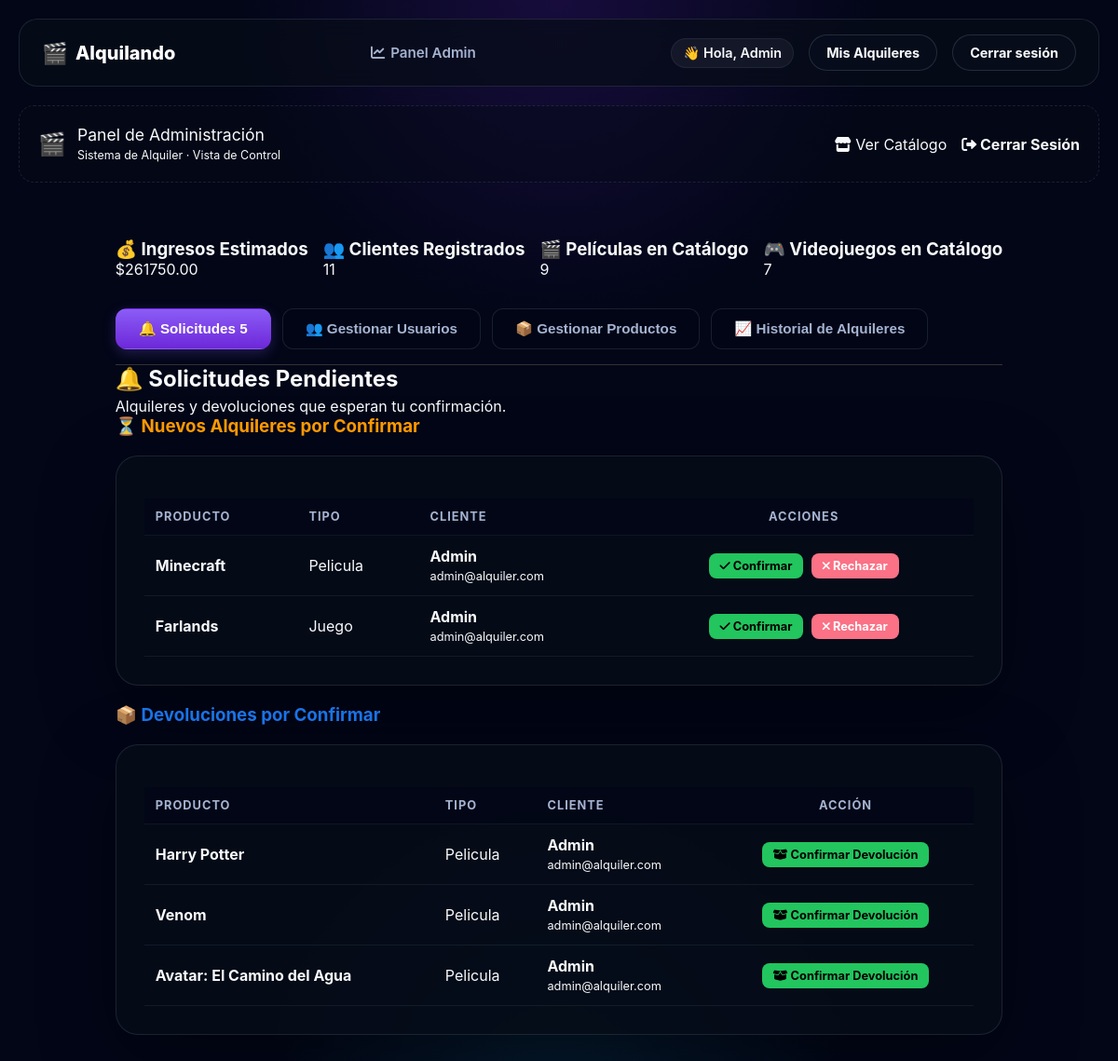
/admin/dashboard (signed in), run on the app's committed database.
### app.py (models this page shows, shortened)
class Alquiler(db.Model):
    __tablename__ = 'alquileres_activos'
    id = db.Column(db.Integer, primary_key=True)
    usuario_id = db.Column(db.Integer, db.ForeignKey('usuarios.id'), nullable=False)
    producto_id = db.Column(db.Integer, db.ForeignKey('productos_alquiler.id'), nullable=False)
    estado = db.Column(db.String(30), default='pendiente')  # pendiente, activo, dev_pendiente
    fecha_alquiler = db.Column(db.DateTime, nullable=True)
    fecha_vencimiento = db.Column(db.DateTime, nullable=True)
    def esta_vencido(self):
        if self.fecha_vencimiento and datetime.now() > self.fecha_vencimiento:
            return True
        return False

class ProductoAlquiler(db.Model):
    __tablename__ = 'productos_alquiler'
    id = db.Column(db.Integer, primary_key=True)
    titulo = db.Column(db.String(100), nullable=False)
    genero = db.Column(db.String(50), nullable=True)
    alquilado = db.Column(db.Boolean, default=False)
    precio_alquiler = db.Column(db.Float, nullable=False)
    stock = db.Column(db.Integer, default=1)
    imagen = db.Column(db.String(100), default='default.jpg')
    contador_alquileres = db.Column(db.Integer, default=0)
    tipo_producto = db.Column(db.String(50))
    alquileres_activos = db.relationship('Alquiler', backref='producto', lazy=True, cascade='all, delete-orphan')
    __mapper_args__ = {
        'polymorphic_on': tipo_producto,
        'polymorphic_identity': 'producto_generico'
    }

class Pelicula(ProductoAlquiler):
    formato = db.Column(db.String(50), nullable=True)
    __mapper_args__ = {'polymorphic_identity': 'pelicula'}

class Usuario(db.Model):
    __tablename__ = 'usuarios'
    id = db.Column(db.Integer, primary_key=True)
    nombre = db.Column(db.String(100), nullable=False)
    email = db.Column(db.String(100), unique=True, nullable=False)
    password = db.Column(db.String(100), nullable=False)
    rol = db.Column(db.String(20), default='cliente')
    bloqueado = db.Column(db.Boolean, default=False)
    activo = db.Column(db.Boolean, default=False)
    mis_alquileres = db.relationship('Alquiler', backref='usuario', lazy=True, cascade='all, delete-orphan')
    reservas_solicitadas = db.relationship('ProductoAlquiler', secondary=lista_espera, backref=db.backref('en_espera', lazy=True))
    def es_admin(self):
        return self.rol == 'admin'
    @classmethod
    def buscar_por_id(cls, usuario_id):
        return cls.query.get(usuario_id)

### app.py (the view, shortened to what this page needs)
@app.route('/admin/dashboard', methods=['GET', 'POST'])
@requiere_nivel(5)
def dashboard():
    usuario_actual = Usuario.buscar_por_id(session.get('usuario_id'))
    usuarios_registrados = Usuario.query.filter(Usuario.rol == 'cliente').all()
    todos_los_productos = ProductoAlquiler.query.all()
    return render_template(
        'dashboard.html',
        u_total=Usuario.query.count(),
        p_total=Pelicula.query.count(),
        j_total=Juego.query.count(),
        ingresos=GestorInventario.calcular_ingresos_estimados(),
        usuarios=usuarios_registrados,
        productos=todos_los_productos,
        alquileres=GestorInventario.alquileres_activos(),
        solicitudes=GestorInventario.solicitudes_pendientes(),
        devoluciones=GestorInventario.devoluciones_pendientes(),
        es_admin=usuario_actual.es_admin()
    )

### app.py (called while the page is built)
def requiere_nivel(nivel_minimo):
    def decorator(f):
        @wraps(f)
        def decorated_function(*args, **kwargs):
            rol_usuario = session.get('usuario_rol', 'cliente')
            nivel_usuario = NIVELES_ACCESO.get(rol_usuario, 1)
            if nivel_usuario < nivel_minimo:
                flash("No tenés permisos suficientes para entrar acá.", "danger")
                return redirect(url_for('inicio'))
            return f(*args, **kwargs)
        return decorated_function
    return decorator

    @staticmethod
    def calcular_ingresos_estimados():
        todos_los_productos = ProductoAlquiler.query.all()
        return sum(p.precio_alquiler * p.contador_alquileres for p in todos_los_productos)

    @staticmethod
    def solicitudes_pendientes():
        return Alquiler.query.filter_by(estado='pendiente').all()

    @staticmethod
    def devoluciones_pendientes():
        return Alquiler.query.filter_by(estado='dev_pendiente').all()

    @staticmethod
    def alquileres_activos():
        return Alquiler.query.filter_by(estado='activo').all()

### templates/dashboard.html (shortened to what this page needs)
{% extends 'base.html' %}
{% block content %}
<div class="panel-header">
    <div style="display: flex; align-items: center; gap: 12px;">
        <span style="font-size: 1.5rem;">🎬</span>
        <div>
            <span style="font-size: 1.1rem;">Panel de Administración</span><br>
            <span class="texto-gris" style="font-size: 0.78rem;">Sistema de Alquiler · Vista de Control</span>
        </div>
    </div>
    <nav style="display: flex; gap: 16px; align-items: center;">
        <a href="{{ url_for('inicio') }}" class="texto-claro">
            <i class="fas fa-store"></i> Ver Catálogo
        </a>
        <a href="{{ url_for('logout') }}" class="nav-peligro" style="font-weight: bold;">
            <i class="fas fa-sign-out-alt"></i> Cerrar Sesión
        </a>
    </nav>
</div>
<main style="max-width: 1300px; margin: 30px auto; padding: 0 24px;">
    <div style="display: flex; gap: 16px; margin-bottom: 32px; flex-wrap: wrap;">
        <div class="stat-card verde">
            <h3>💰 Ingresos Estimados</h3>
            <p class="texto-verde">${{ "%.2f"|format(ingresos) }}</p>
        </div>
        <div class="stat-card azul">
            <h3>👥 Clientes Registrados</h3>
            <p>{{ u_total - 1 }}</p>
        </div>
        <div class="stat-card naranja">
            <h3>🎬 Películas en Catálogo</h3>
            <p>{{ p_total }}</p>
        </div>
        <div class="stat-card rojo">
            <h3>🎮 Videojuegos en Catálogo</h3>
            <p>{{ j_total }}</p>
        </div>
    </div>
    <div style="display: flex; gap: 12px; border-bottom: 1px solid #333; padding-bottom: 16px; flex-wrap: wrap;">
        <button class="tab-btn active" onclick="cambiarPestana('solicitudes', this)">
            🔔 Solicitudes
            {% set total_pendientes = solicitudes|length + devoluciones|length %}
            {% if total_pendientes > 0 %}
                <span class="badge-tab">{{ total_pendientes }}</span>
            {% endif %}
        </button>
        {% if es_admin %}
        <button class="tab-btn" onclick="cambiarPestana('usuarios', this)">👥 Gestionar Usuarios</button>
        {% endif %}
        <button class="tab-btn" onclick="cambiarPestana('productos', this)">📦 Gestionar Productos</button>
        {% if es_admin %}
        <button class="tab-btn" onclick="cambiarPestana('ganancias', this)">📈 Historial de Alquileres</button>
        {% endif %}
    </div>
    <div id="solicitudes" class="tab-content active">
        <h2 class="subtitulo-seccion" style="margin-bottom: 5px;">🔔 Solicitudes Pendientes</h2>
        <p class="texto-apoyo">Alquileres y devoluciones que esperan tu confirmación.</p>
        <h3 class="subtitulo-seccion" style="color: #ff9900;">⏳ Nuevos Alquileres por Confirmar</h3>
        <div class="caja-datos">
            {% if solicitudes %}
                <table class="tabla-panel">
                    <thead>
                        <tr>
                            <th>Producto</th>
                            <th>Tipo</th>
                            <th>Cliente</th>
                            <th style="text-align: center;">Acciones</th>
                        </tr>
                    </thead>
                    <tbody>
                        {% for s in solicitudes %}
                        <tr>
                            <td style="font-weight: bold;">{{ s.producto.titulo }}</td>
                            <td class="texto-claro" style="text-transform: capitalize;">{{ s.producto.tipo_producto }}</td>
                            <td>
                                <span style="font-weight: bold;">{{ s.usuario.nombre }}</span><br>
                                <span class="texto-gris" style="font-size: 0.8rem;">{{ s.usuario.email }}</span>
                            </td>
                            <td style="text-align: center; white-space: nowrap;">
                                <a href="{{ url_for('confirmar_alquiler', alquiler_id=s.id) }}" class="btn-accion ok">
                                    <i class="fas fa-check"></i> Confirmar
                                </a>
                                <a href="{{ url_for('rechazar_alquiler', alquiler_id=s.id) }}"
                                   onclick="return confirm('¿Rechazar la solicitud de {{ s.usuario.nombre }}?');"
                                   class="btn-accion peligro">
                                    <i class="fas fa-times"></i> Rechazar
                                </a>
                            </td>
                        </tr>
                        {% endfor %}
                    </tbody>
                </table>
            {% else %}
                <p class="texto-vacio">No hay alquileres pendientes de confirmación.</p>
            {% endif %}
        </div>
        <h3 class="subtitulo-seccion" style="color: #1a73e8;">📦 Devoluciones por Confirmar</h3>
        <div class="caja-datos">
            {% if devoluciones %}
                <table class="tabla-panel">
                    <thead>
                        <tr>
                            <th>Producto</th>
                            <th>Tipo</th>
                            <th>Cliente</th>
                            <th style="text-align: center;">Acción</th>
                        </tr>
                    </thead>
                    <tbody>
                        {% for d in devoluciones %}
                        <tr>
                            <td style="font-weight: bold;">{{ d.producto.titulo }}</td>
                            <td class="texto-claro" style="text-transform: capitalize;">{{ d.producto.tipo_producto }}</td>
                            <td>
                                <span style="font-weight: bold;">{{ d.usuario.nombre }}</span><br>
                                <span class="texto-gris" style="font-size: 0.8rem;">{{ d.usuario.email }}</span>
                            </td>
                            <td style="text-align: center;">
                                <a href="{{ url_for('confirmar_devolucion', alquiler_id=d.id) }}" class="btn-accion ok">
                                    <i class="fas fa-box-open"></i> Confirmar Devolución
                                </a>
                            </td>
                        </tr>
                        {% endfor %}
                    </tbody>
                </table>
            {% else %}
                <p class="texto-vacio">No hay devoluciones pendientes de confirmación.</p>
            {% endif %}
        </div>
    </div>
</main>
{% endblock %}

### static/estilos.css (style rules this page uses)
* { box-sizing: border-box; }
:root { --bg-main: #020617; --bg-soft: rgba(8, 15, 29, 0.78); --panel: rgba(7, 12, 24, 0.7); --panel-strong: rgba(7, 12, 24, 0.9); --border: rgba(148, 163, 184, 0.16); --border-soft: rgba(148, 163, 184, 0.1); --text-main: #f8fafc; --text-muted: #a5b4d1; --accent: #8b5cf6; --accent-strong: #6d28d9; --accent-soft: rgba(139, 92, 246, 0.22); --success: #22c55e; --warning: #fbbf24; --danger: #fb7185; --shadow: 0 24px 80px rgba(0, 0, 0, 0.38); }
body { margin: 0; min-height: 100vh; font-family: Inter, system-ui, -apple-system, BlinkMacSystemFont, "Segoe UI", sans-serif; color: var(--text-main); background: radial-gradient(circle at top, rgba(91, 33, 182, 0.24), transparent 26%), radial-gradient(circle at bottom, rgba(14, 116, 144, 0.18), transparent 24%), var(--bg-main); }
body, h1, h2, h3, p { margin: 0; }
a { color: var(--text-main); text-decoration: none; transition: opacity 0.2s; }
.tabla-panel { width: 100%; border-collapse: collapse; margin-top: 15px; color: var(--text-main); }
.tabla-panel th, .tabla-panel td { padding: 12px; text-align: left; border-bottom: 1px solid var(--border-soft); vertical-align: middle; }
.tabla-panel th { background: rgba(2, 6, 23, 0.85); color: var(--text-muted); font-weight: bold; font-size: 0.8rem; text-transform: uppercase; letter-spacing: 1px; }
.form-card, .caja-datos, .admin-panel { max-width: 560px; margin: 40px auto; background: rgba(7, 12, 24, 0.85); border: 1px solid var(--border); border-radius: 24px; padding: 30px; box-shadow: var(--shadow); }
.caja-datos { max-width: 100%; margin: 20px 0; }
.btn-accion { display: inline-block; padding: 6px 12px; border-radius: 8px; font-size: 0.8rem; font-weight: bold; text-decoration: none; border: none; cursor: pointer; transition: opacity 0.15s; margin: 2px; }
.btn-accion.ok { background: var(--success); color: #000; }
.btn-accion.peligro { background: var(--danger); color: #fff; }
.tab-btn { padding: 12px 24px; background: rgba(2, 6, 23, 0.6); color: var(--text-muted); border: 1px solid var(--border); font-weight: bold; cursor: pointer; border-radius: 12px; font-size: 0.95rem; transition: all 0.2s; }
.tab-btn.active { background: linear-gradient(180deg, var(--accent), var(--accent-strong)); color: #fff; border-color: transparent; box-shadow: 0 4px 14px rgba(139, 92, 246, 0.25); }
.tab-content { display: none; }
.tab-content.active { display: block; }
.panel-header { display: flex; justify-content: space-between; align-items: center; padding: 20px; background: rgba(7, 12, 24, 0.4); border: 1px dashed var(--border); border-radius: 16px; margin-bottom: 10px; }

### data on the page
Alquiler: producto.titulo "Minecraft", producto.tipo_producto "Pelicula", usuario.nombre "Admin", usuario.email "admin@alquiler.com"
Alquiler: producto.titulo "Farlands", producto.tipo_producto "Juego", usuario.nombre "Admin", usuario.email "admin@alquiler.com"
Alquiler: producto.titulo "Harry Potter", producto.tipo_producto "Pelicula", usuario.nombre "Admin", usuario.email "admin@alquiler.com"
Alquiler: producto.titulo "Venom", producto.tipo_producto "Pelicula", usuario.nombre "Admin", usuario.email "admin@alquiler.com"
Alquiler: producto.titulo "Avatar: El Camino del Agua", producto.tipo_producto "Pelicula", usuario.nombre "Admin", usuario.email "admin@alquiler.com"

### other printed values
{{ session['usuario_nombre'] }} "Admin"
{{ "%.2f"|format(ingresos) }} "261750.00"
{{ u_total - 1 }} "11"
{{ p_total }} "9"
{{ j_total }} "7"
{{ total_pendientes }} "5"
